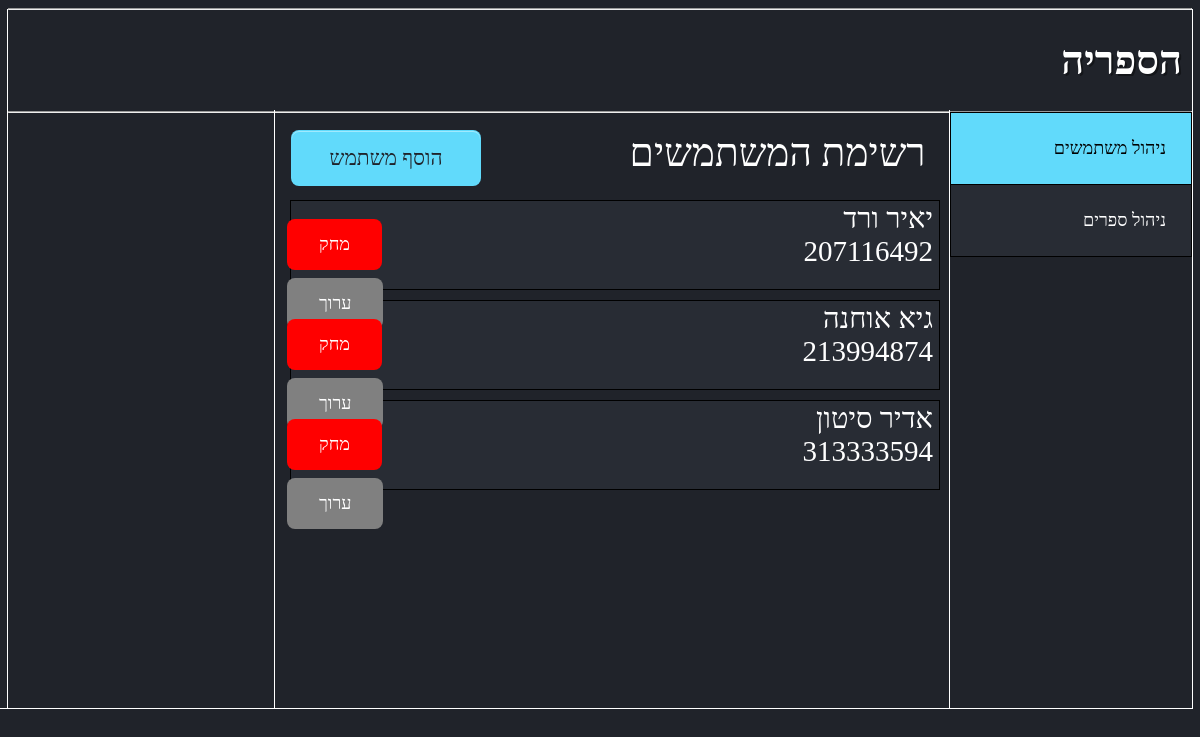
Before: / with the older database file.
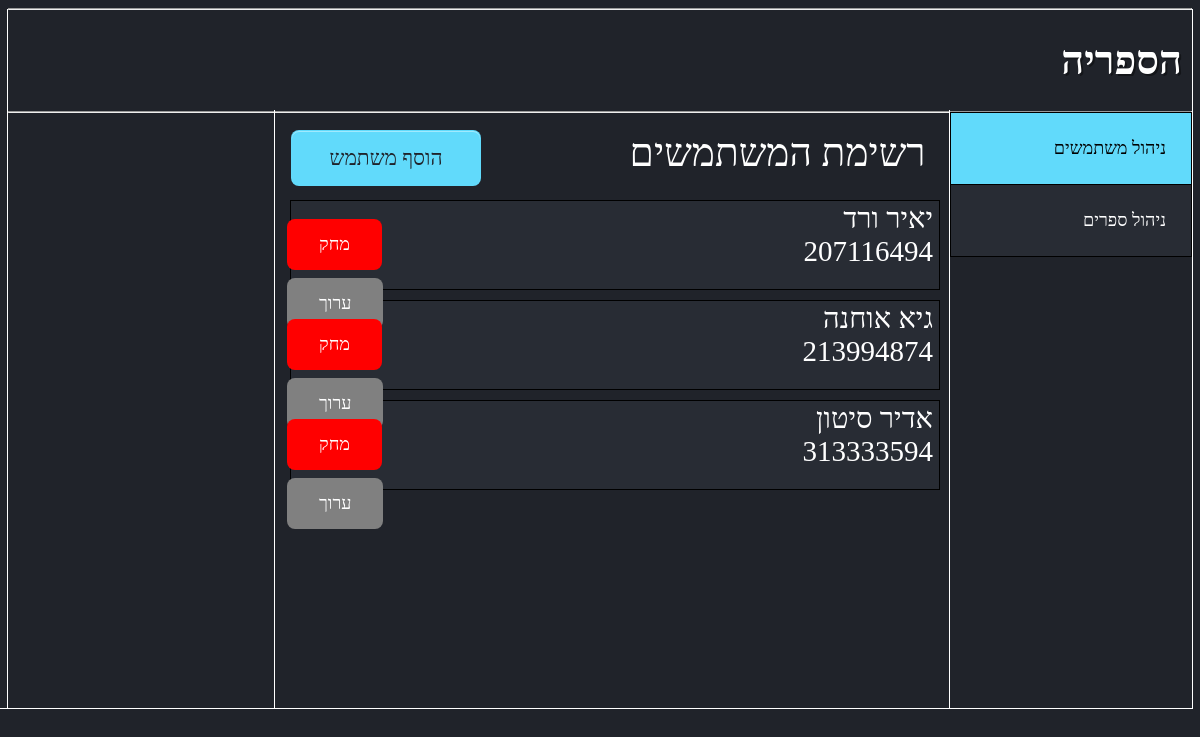
After: the same page with the newer database file.
### mylibrary/models.py (models this page shows, shortened)
class Person(models.Model):
    person_id = models.IntegerField(primary_key=True)
    first_name = models.CharField(max_length=100)
    last_name = models.CharField(max_length=100)

### mylibrary/views.py (the view)
# urls.py: path('',views.index, name = "index" ),
def index(request):
    books = Book.objects.all()
    persons = Person.objects.all()
    lends = Lend.objects.all()
    return render(request,"index.html",{"Books": books, "Persons": persons,"Lends": lends})

### mylibrary/templates/index.html (shortened to what this page needs)
<!DOCTYPE html>
<html lang="en">
    <head>
		{% load static %}
		<link rel = "stylesheet" href = {% static 'CSS\mystyle.css' %} >
    </head>
        <body bgcolor = "#20232a">
        <hr>
        <h1 class = "title">&nbsp;הספריה <h1>
        <hr>
        <h1 class = "layout">
            <h1 class = "vline1"><h1>
            <h1 class = "vline2"><h1>
            <h1 class = "bottomline"><h1>
            <h1 class = "vline3"><h1>
            <h1 class = "vline4"><h1>
        <h1>
        <div id="container1">
            <button data-page="container2" class="button" id = "button1" style="vertical-align:middle"><span>ניהול משתמשים </span></button>
            <button data-page="container3" class= "button" id = "button2"style="vertical-align:middle"><span>ניהול ספרים </span></button>
        </div>
        <div id="container2" style= "color: white;">
            &nbsp;            רשימת המשתמשים
            <a href="/add_person"><button class="add_person_btn" ><span> הוסף משתמש</span></button></a>
            <br>
            {% for person in Persons %}
                <div class="">
                    <h2 id = "person_buttons">
                        <button class="delete_button" onclick = "confirmDelete({{person.person_id}})"><span>מחק</span></button>
                        <a href="/update_person/{{person.person_id}}"><button class="update_button" ><span>ערוך</span></button></a>
                    </h2>
                    <div class = "classsome">
                    <button data-page="container_person{{person.person_id}}" id ="button_person"><span>{{ person.first_name}} {{person.last_name}}
                        <br>
                        {{person.person_id}}
                    </span>
                    </button>
                    </div>
                </div>
            {% endfor %}
        </div>
    </body>
</html>

### mylibrary/static/CSS/mystyle.css (style rules this page uses)
.title { direction: rtl; font-size: 40px; font-family: serif; text-shadow: 2px 2px rgba(0, 0, 0, 0.4) ; color: white; }
.vline1 { border-left: 1px solid white; height: 700px; position: absolute; left: 7px; margin-top: 9px; top: 0px; }
.vline2 { border-right: 1px solid white; height: 700px; position: absolute; right: 7px; margin-top: 9px; top: 0; }
.vline3 { border-right: 1px solid white; height: 598px; position: absolute; right: 250px; margin-top: 110px; top: 0; }
.vline4 { border-right: 1px solid white; height: 598px; position: absolute; right: 925px; margin-top: 110px; top: 0; }
.bottomline { border-bottom: 1px solid white; width: 1522px; height: 47px; position: absolute; right: 7px; margin-top:527px; }
#container1 { direction: rtl; position: absolute; right: 3px; margin-top:-27px; font-family: serif, Arial, Times; }
.button { display: inline-block; border: 1px solid black; background-color: #282c34; color: #000000; text-align: right; font-size: 18px; font:serif; padding: 25px; width: 242px; transition: all 0.1s; cursor: pointer; margin: 5px; position:absolute; font-family: serif, Arial, Times; }
.button span { cursor: pointer; display: inline-block; position: relative; transition: 0.3s; }
.button span:after { content: '\00bb'; position: absolute; opacity: 0; top: 0; right: -20px; transition: 0.5s; }
#button2 { background-color: #282c34; top: 72px; }
#container2 { direction: rtl; position: absolute; right: 255px; top: 125px; font-size: 39px; font-family: serif, Arial, Times; font-weight: normal; margin-top: 5px; }
.delete_button { margin: auto 5px; background-color: red; border: none; color: white; padding: 15px 32px; text-align: center; text-decoration: none; font-size: 18px; margin: 4px 2px; cursor: pointer; float: left; transition: 0.25s; font-family: serif, Arial, Times; border-radius: 8px; }
.update_button { background-color: grey; border: none; color: white; padding: 15px 32px; text-align: center; text-decoration: none; font-size: 18px; margin: 4px 2px; cursor: pointer; float: left; font-family: serif, Arial, Times; border-radius: 8px; margin-right: auto 5px; }
.update_button span { transition: all 2s; }
.update_button::before { content: ''; position: absolute; bottom: 0; left: 0; width: 45%; height: 100%; z-index: 1; opacity: 0; transition: all 0.3s; border-top-width: 1px; border-bottom-width: 1px; border-top-style: solid; border-bottom-style: solid; border-top-color: red; border-bottom-color: red; transform: scale(0.1,1); font-family: serif, Arial, Times; }
.update_button span { position: relative; z-index: 1; }
.update_button:after { position: absolute; content: ""; top: 4px; left: 95px; width: 0; height: 86.5%; background: black; transition: all 0.6s; border-radius: 8px; }
.add_person_btn { background-color: #61dafb; border: 1px solid transparent; border-radius: 8px; box-shadow: rgba(255, 255, 255, .4) 0 1px 0 0 inset; box-sizing: border-box; color: #20232a; cursor: pointer; display: inline-block; font-family: serif, Arial, Times; font-weight: 400; line-height: 1.15385; margin: 0; outline: none; padding: 8px .8em; position: relative; text-align: center; text-decoration: none; user-select: none; -webkit-user-select: none; touch-action: manipulation; vertical-align: baseline; white-space: nowrap; position: absolute; right: 70%; padding: 15px 32px; text-align: center; text-decoration: none; font-size: 21px; margin: 4px 2px; width: 190px; top: -4px; }
.add_person_btn span { cursor: pointer; display: inline-block; position: relative; transition: 0.3s; }
.add_person_btn span:after { content: '\00bb'; position: absolute; opacity: 0; top: 0; right: -20px; transition: 0.5s; }
#button_person { margin: auto 5px; border: 1px; text-align: right; font-size: 18px; padding-bottom: 25px; width: 650px; height: 90px ; margin-top: 25px; margin-bottom: -15px; background-color: white; border: 1px solid black; font-size: 29px; font-family: serif, Arial, Times; font-weight: normal; }
#button_person span { cursor: pointer; display: inline-block; position: relative; transition: 0.3s; }
#button_person span:after { content: '\00bb'; position: absolute; opacity: 0; top: 13px; right: -20px; transition: 0.5s; }
#person_buttons { position: absolute; margin-top: 40px; float: left; right: 70%; }

Changed rows visible on the page:
removed Person: first_name "יאיר", last_name "ורד", person_id "207116492"
added Person: first_name "יאיר", last_name "ורד", person_id "207116494"
